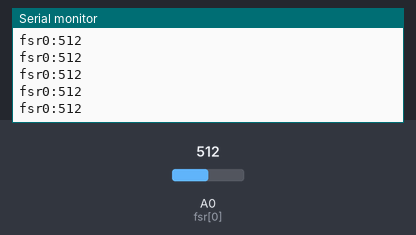
This sketch was run on a simulated Arduino Uno, built with avr-gcc and run on an emulated ATmega328P. Shown: the last lines printed to the serial monitor. Inputs (shaded band) come from the test bench; at power-on: A0 (fsr[0]) = 512.

Above: at 1.2 s.
1.3 s: A0 (fsr[0]) set to 11
At 2.2 s:
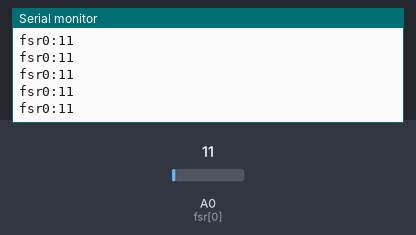
2.8 s: A0 (fsr[0]) set to 8
At 3.9 s:
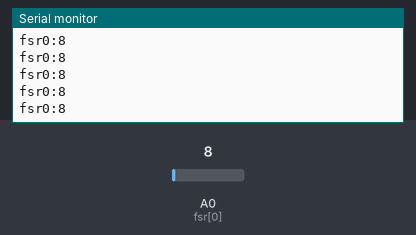
5.8 s: A0 (fsr[0]) set to 93
At 6.8 s:
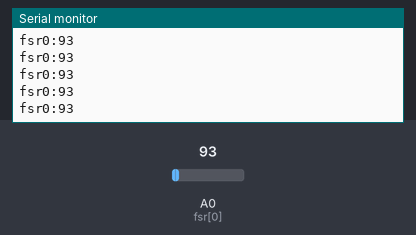
7.3 s: A0 (fsr[0]) set to 107
At 8.0 s:
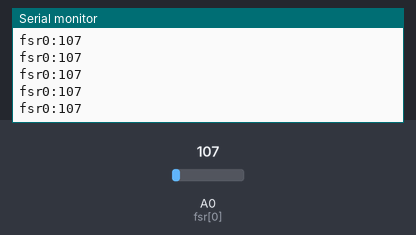
Timing chart, 0 to 10.3 s (numbered marks = the images above; inputs shaded):
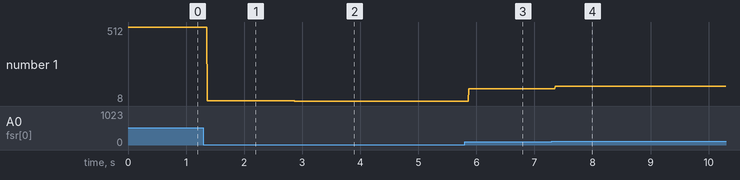

The sketch:

FSR_new.ino
```cpp
int nfsrs = 1;
//int fsr[] = {A0, A1, A2};
int fsr[] = {A0};
int val[1];
//int pval[] = {0, 0, 0};
//boolean readVelocity[] = {false, false, false};
//int velocity[] = {0, 0, 0};

void setup() {
  Serial.begin(9600);
}

void loop() {
  for (int i = 0; i < nfsrs; i++) {
    val[i] = analogRead(fsr[i]); //read analog pins
   // velocity[i] = abs(val[i] - pval[i]); //calculate velocity by
    //Print out raw fsr value
    Serial.print("fsr" + String(i) + ":");
    Serial.println(val[i], DEC);

  }//end for(int i=0;i<nfsrs;i++)
  delay(5);
}//end loop
```

Measured:
- after the input at 1.3 s, the serial monitor: prints a new line after 0.06 s (image 1)
- after the input at 2.8 s, the serial monitor: prints a new line after 0.07 s (image 2)
- after the input at 5.8 s, the serial monitor: prints a new line after 0.07 s (image 3)
- after the input at 7.3 s, the serial monitor: prints a new line after 0.06 s (image 4)
- plotted number 1: 512 → 11 after the input at 1.3 s, 11 → 8 after the input at 2.8 s, 8 → 93 after the input at 5.8 s, 93 → 107 after the input at 7.3 s
